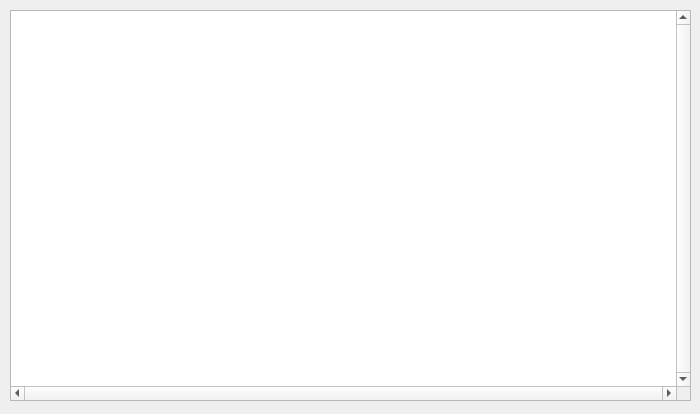
<?xml version="1.0" encoding="UTF-8"?>
<ui version="4.0">
 <class>DfaForm</class>
 <widget class="QWidget" name="DfaForm">
  <property name="geometry">
   <rect>
    <x>0</x>
    <y>0</y>
    <width>700</width>
    <height>414</height>
   </rect>
  </property>
  <property name="windowTitle">
   <string>DFA转换表</string>
  </property>
  <widget class="QTextBrowser" name="textBrowser">
   <property name="geometry">
    <rect>
     <x>10</x>
     <y>10</y>
     <width>681</width>
     <height>391</height>
    </rect>
   </property>
   <property name="verticalScrollBarPolicy">
    <enum>Qt::ScrollBarAlwaysOn</enum>
   </property>
   <property name="horizontalScrollBarPolicy">
    <enum>Qt::ScrollBarAlwaysOn</enum>
   </property>
   <property name="lineWrapMode">
    <enum>QTextEdit::NoWrap</enum>
   </property>
   <property name="html">
    <string>&lt;!DOCTYPE HTML PUBLIC &quot;-//W3C//DTD HTML 4.0//EN&quot; &quot;http://www.w3.org/TR/REC-html40/strict.dtd&quot;&gt;
&lt;html&gt;&lt;head&gt;&lt;meta name=&quot;qrichtext&quot; content=&quot;1&quot; /&gt;&lt;style type=&quot;text/css&quot;&gt;
p, li { white-space: pre-wrap; }
&lt;/style&gt;&lt;/head&gt;&lt;body style=&quot; font-family:'SimSun'; font-size:9pt; font-weight:400; font-style:normal;&quot;&gt;
&lt;p style=&quot;-qt-paragraph-type:empty; margin-top:0px; margin-bottom:0px; margin-left:0px; margin-right:0px; -qt-block-indent:0; text-indent:0px;&quot;&gt;&lt;br /&gt;&lt;/p&gt;&lt;/body&gt;&lt;/html&gt;</string>
   </property>
  </widget>
 </widget>
 <resources/>
 <connections/>
</ui>
